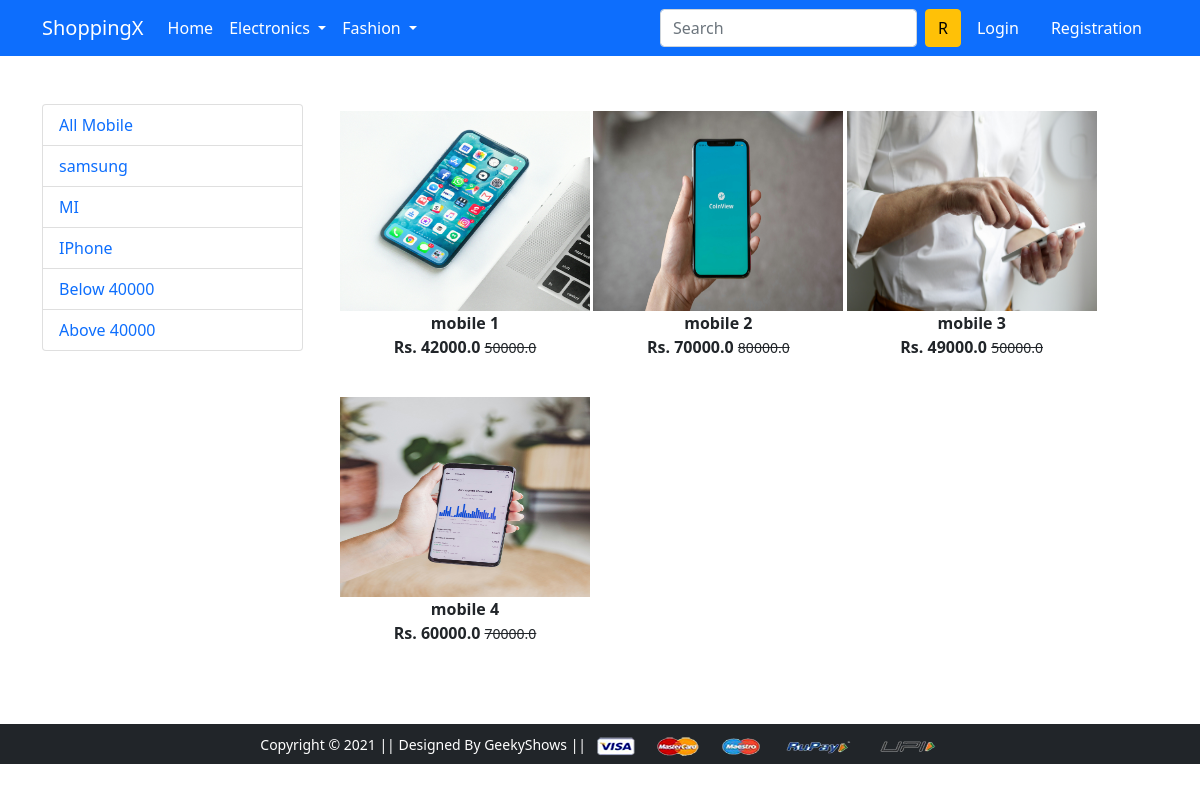
Screenshot of /mobile/above with the database file from the repository.
### app/models.py (models this page shows, shortened)
class Product(models.Model):
    title = models.CharField(max_length=100)
    selling_price = models.FloatField()
    discounted_price = models.FloatField()
    description = models.TextField()
    brand = models.CharField(max_length=100)
    category = models.CharField(choices=CATEGORY_CHOICES, max_length=2)
    product_image = models.ImageField(upload_to='productimg')

### app/views.py (the view)
# urls.py: path('mobile/', views.mobile, name='mobile'),
def mobile(request, data=None):
  if data == None:
   mobiles = Product.objects.filter(category='M')
  elif data == 'samsung' or data == 'MI' or data == 'IPhone':
   mobiles = Product.objects.filter(category="M").filter(brand=data)
  elif data == 'below':
   mobiles = Product.objects.filter(category="M").filter(discounted_price__lt=40000)
  elif data == 'above':
   mobiles = Product.objects.filter(category="M").filter(discounted_price__gt=40000)
  return render(request, 'app/mobile.html', {'mobiles': mobiles})

### app/templates/app/mobile.html (shortened to what this page needs)
{% extends 'app/base.html' %}
{% load static %}
{% block main-content %}
<div class="container my-5">
 <div class="row">
  <div class="col-sm-3">
    <div class="list-group">
        <a href="{% url 'mobile' %}" class="list-group-item list-grou-item-action" aria-current="true">All Mobile</a>
        <a href="{% url 'mobiledata' 'samsung' %}" class="list-group-item list-grou-item-action" aria-current="true">samsung</a>
        <a href="{% url 'mobiledata' 'MI' %}" class="list-group-item list-grou-item-action" aria-current="true">MI</a>
         <a href="{% url 'mobiledata' 'IPhone' %}" class="list-group-item list-grou-item-action" aria-current="true">IPhone</a>
         <a href="{% url 'mobiledata' 'below' %}" class="list-group-item list-grou-item-action" aria-current="true">Below 40000</a>
         <a href="{% url 'mobiledata' 'above' %}" class="list-group-item list-grou-item-action" aria-current="true">Above 40000</a>
    </div>
  </div>
  <div class="col-sm-8">
   <div class="row">
    {% for product in mobiles %}
    <div class="col-sm-4 text-center mb-4">
        <a href="{% url 'product-detail' product.id %}" class="btn">
            <div class="item">
                <img src="{{product.product_image.url}}" alt="img" height="200" width="250">
                <div class="fw-bold">{{product.title}}</div>
                <div class="fw-bold">Rs. {{product.discounted_price}} <small class="fw-light text-decoration-line-through">{{product.selling_price}}</small></div>
            </div>
        </a>
    </div>
    {% endfor %}
   </div>
  </div>
 </div>
</div>
{% endblock main-content %}

### rows the page displays
Product: product_image (picture), title "mobile 1", discounted_price "42000.0", selling_price "50000.0"
Product: product_image (picture), title "mobile 2", discounted_price "70000.0", selling_price "80000.0"
Product: product_image (picture), title "mobile 3", discounted_price "49000.0", selling_price "50000.0"
Product: product_image (picture), title "mobile 4", discounted_price "60000.0", selling_price "70000.0"
